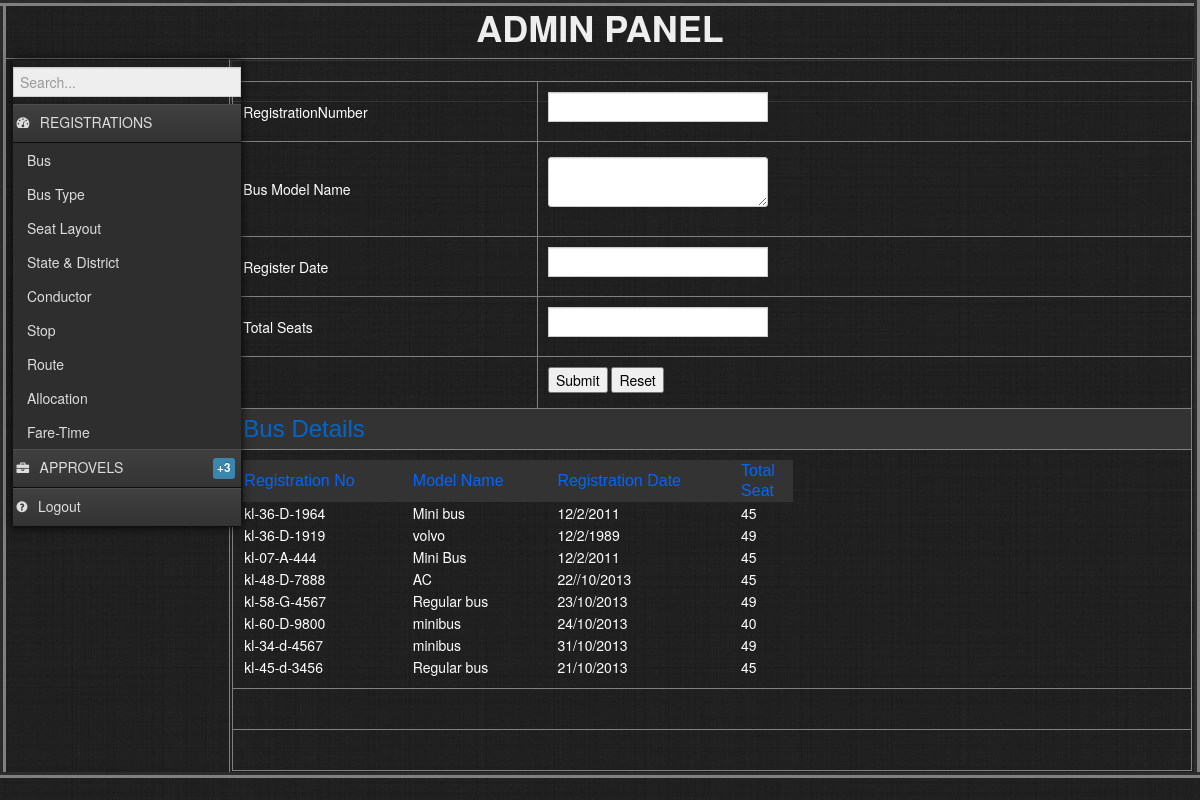
/busbk/adminpanel.php?val=2, run on the app's committed database.
### tables this page shows
CREATE TABLE IF NOT EXISTS `tb_bus` (
  `bus_id` int(11) NOT NULL AUTO_INCREMENT,
  `bus_regno` varchar(45) DEFAULT NULL,
  `bus_modelname` varchar(45) DEFAULT NULL,
  `bus_regdate` varchar(45) DEFAULT NULL,
  `bus_totalseats` int(11) DEFAULT NULL,
  PRIMARY KEY (`bus_id`)
);

### busbk/connection/DB_Functions.php (called while the page is built, shortened)
<?php
class DB_Functions
{
public function select_bus()
	{
	    $qry="select bus_id,bus_regno,bus_modelname,bus_regdate,bus_totalseats from tb_bus";
        $result1= mysql_query($qry);
		$i=0;
		while($row=mysql_fetch_array($result1)){
			$rows[$i]['bus_id']=$row['bus_id'];
			$rows[$i]['bus_regno']=$row['bus_regno'];
			$rows[$i]['bus_modelname']=$row['bus_modelname'];
			$rows[$i]['bus_regdate']=$row['bus_regdate'];
			$rows[$i]['bus_totalseats']=$row['bus_totalseats'];
			$i++;
		}
			if(is_array($rows) && count($rows) >0){
				return $rows;
			}else{
				return array();
			}
	}
}
?>

### busbk/adminpages/bus.php (the view, shortened to what this page needs)
<form id="bus_reg_form" name="bus_reg_form" method="post" action="">
  <table width="100%" border="1" align="left" cellpadding="10">
    <tr>
      <td width="149">RegistrationNumber </td>
      <td width="344"><input name="txt_registerno" type="text" id="txt_registerno" size="35" /></td>
    </tr>
    <tr>
      <td>Bus Model Name </td>
      <td><label></label>
          <p>
            <textarea name="txt_busmodel" cols="35" id="txt_busmodel"></textarea>
            <br />
        </p></td>
    </tr>
    <tr>
      <td>Register Date </td>
      <td><input name="txt_registerdate" type="text" id="txt_registerdate" size="35" /></td>
    </tr>
    <tr>
      <td>Total Seats </td>
      <td><input name="txt_totalseats" type="text" id="txt_totalseats" size="35" /></td>
    </tr>
    <tr>
      <td>&nbsp;</td>
      <td><label>
        <input type="submit" name="btn_submit" value="Submit" id="btn_submit" />
        <input name="btn_reset" type="reset" id="btn_reset" value="Reset" />
      </label></td>
    </tr>
    <tr id="w">
      <td colspan="2">Bus Details</td>
    </tr>
    <tr>
      <td colspan="2"><table width="550" border="0">
        <tr id="hed">
          <td width="153">Registration No</td>
          <td width="131">Model Name</td>
          <td width="167">Registration Date</td>
          <td width="47">Total Seat</td>
        </tr>
         <?php
		   $res=$db->select_bus();
		   for ($i=0;$i<count($res);$i++){
          ?>
        <tr>
          <td><?php echo $res[$i]['bus_regno'];?></td>
          <td><?php echo $res[$i]['bus_modelname'];?></td>
          <td><?php echo $res[$i]['bus_regdate'];?></td>
          <td><?php echo $res[$i]['bus_totalseats'];?></td>
        </tr>
        <?php
		   }
		?>
      </table></td>
    </tr>
    <tr>
      <td colspan="2">&nbsp;</td>
    </tr>
    <tr>
      <td colspan="2">&nbsp;</td>
    </tr>
  </table>
</form>

### busbk/adminpanel.php (shortened to what this page needs)
<!DOCTYPE html PUBLIC "-//W3C//DTD XHTML 1.0 Transitional//EN" "http://www.w3.org/TR/xhtml1/DTD/xhtml1-transitional.dtd">
<html xmlns="http://www.w3.org/1999/xhtml">
<head>
<link rel="stylesheet" type="text/css" href="style.css"/>
</head>
<body>
<?php
include('/connection/DB_Functions.php');
$db=new DB_Functions();
?>
<table width="100%" border="6">
  <tr>
    <td colspan="2"><div align="center"><h1>ADMIN PANEL</h1></div></td>
  </tr>
  <tr>
    <td height="630" valign="top" style="width: 19%">
    <?php
	include('adminmenu.php');
	?>
    </td>
    <td width="89%"  valign="top">
    <div id="cnt">
     <?php
	 if(isset($_GET['val'])){
	if($_GET['val']!="")
	{
	switch($_GET['val'])
	{
	case 2:
	include("/adminpages/bus.php");
	break;
	}
	}
	 }
	?>
    </div>
    </td>
  </tr>
</table>
</body>
</html>

### busbk/adminmenu.php (shortened to what this page needs)
<!DOCTYPE html PUBLIC "-//W3C//DTD XHTML 1.0 Transitional//EN" "http://www.w3.org/TR/xhtml1/DTD/xhtml1-transitional.dtd">
<html xmlns="http://www.w3.org/1999/xhtml">
<head>
    <link rel="stylesheet" type="text/css" href="lib/bootstrap/css/bootstrap.css">
    <link rel="stylesheet" type="text/css" href="stylesheets/theme.css">
    <link rel="stylesheet" href="lib/font-awesome/css/font-awesome.css">
</head>
<body class="">
    <div class="sidebar-nav">
        <form class="search form-inline">
            <input type="text" placeholder="Search...">
        </form>
        <a href="#dashboard-menu" class="nav-header" data-toggle="collapse"><i class="icon-dashboard"></i>REGISTRATIONS</a>
        <ul id="dashboard-menu" class="nav nav-list collapse in">
            <li><a href="adminpanel.php?val=2">Bus</a></li>
            <li ><a href="adminpanel.php?val=4">Bus Type</a></li>
            <li ><a href="adminpanel.php?val=7">Seat Layout</a></li>
            <li ><a href="adminpanel.php?val=10">State  & District</a></li>
             <li ><a href="adminpanel.php?val=11">Conductor</a></li>
            <li ><a href="adminpanel.php?val=8">Stop</a></li>
            <li ><a href="adminpanel.php?val=3">Route</a></li>
            <li ><a href="adminpanel.php?val=9">Allocation</a></li>
              <li ><a href="adminpanel.php?val=5">Fare-Time</a></li>
        </ul>
        <a href="#accounts-menu" class="nav-header" data-toggle="collapse"><i class="icon-briefcase"></i>APPROVELS<span class="label label-info">+3</span></a>
        <a href="index.php" class="nav-header" ><i class="icon-question-sign"></i>Logout</a>
    </div>
  </body>
</html>

### busbk/css/style.css (style rules this page uses)
body { background-image:url(../images/bg.jpg); background-repeat:repeat-x; }

### busbk/stylesheets/theme.css (style rules this page uses)
body { background: #222; background-image: url('../images/black-Linen.png'); background-position: initial initial; background-repeat: initial initial; margin: 0px; padding: 0px; }
h1 { margin-top: 0px; color: #eee; }
.sidebar-nav { width: 228px; position: absolute; float: left; border-top: none; border-left: none; -webkit-box-shadow: 0px 0px 10px rgba(0, 0, 0, 0.9); -moz-box-shadow: 0px 0px 10px rgba(0, 0, 0, 0.9); box-shadow: 0px 0px 10px rgba(0, 0, 0, 0.9); margin: 0em 6px; }
.sidebar-nav form.search { padding: .5em 0em; padding-right: 1em; margin: 0em; }
.sidebar-nav form.search input { background: #eee; margin: 0px auto; position: relative; width: 100%; }
.sidebar-nav .nav-header { border-top: 1px solid #4d4d4d; border-bottom: 1px solid #0d0d0d; border-left: none; color: #ddd; display: block; background: #333333; background: -webkit-gradient(linear, left bottom, left top, color-stop(0, #333333), color-stop(1, #404040)); background: -ms-linear-gradient(bottom, #333333, #404040); background: -moz-linear-gradient(center bottom, #333333 0%, #404040 100%); background: -o-linear-gradient(bottom, #333333, #404040); filter: progid:dximagetransform.microsoft.gradient(startColorStr='#e6e6e6', EndColorStr='#ffffff'); -ms-filter: "progid:DXImageTransform.Microsoft.gradient(startColorStr='#404040',EndColorStr='#333333')"; font-weight: bold; font-weight: normal; font-size: 1em; line-height: 2.5em; padding: 0em .25em; margin-bottom: 0px; text-shadow: none; text-transform: none; }
.sidebar-nav .nav-header .label { float: right; margin-top: .5em; margin-right: .25em; line-height: 1.5em; }
.sidebar-nav .nav-header .label { float: right; margin-top: .7em; line-height: 1.5em; }
.sidebar-nav .nav-header i[class^="icon-"] { margin-right: .75em; }
.sidebar-nav .nav-list { margin: 0px; background: #2e2e2e; border: 0px; }
.sidebar-nav .nav-list > li > a { color: #ddd; text-shadow: none; padding: .5em 1em; }
.sidebar-nav .nav-list.collapse { border-bottom: 0px; }
input[type="text"], input[type="password"] { -webkit-border-radius: 0px; -moz-border-radius: 0px; border-radius: 0px; -moz-background-clip: padding; -webkit-background-clip: padding-box; background-clip: padding-box; }

### busbk/adminpanel.php (style rules this page uses)
#cnt { border: thin solid #333333; color: #FFFFFF; }
#w { font-family: Arial, Helvetica, sans-serif; font-size: x-large; color: #06C; background-color: #333; }
#hed { font-family: Arial, Helvetica, sans-serif; font-size: medium; color: #06F; background-color: #333; }

### data on the page
tb_bus: bus_regno "kl-36-D-1964", bus_modelname "Mini bus", bus_regdate "12/2/2011", bus_totalseats "45"
tb_bus: bus_regno "kl-36-D-1919", bus_modelname "volvo", bus_regdate "12/2/1989", bus_totalseats "49"
tb_bus: bus_regno "kl-07-A-444", bus_modelname "Mini Bus", bus_regdate "12/2/2011", bus_totalseats "45"
tb_bus: bus_regno "kl-48-D-7888", bus_modelname "AC", bus_regdate "22//10/2013", bus_totalseats "45"
tb_bus: bus_regno "kl-58-G-4567", bus_modelname "Regular bus", bus_regdate "23/10/2013", bus_totalseats "49"
tb_bus: bus_regno "kl-60-D-9800", bus_modelname "minibus", bus_regdate "24/10/2013", bus_totalseats "40"
tb_bus: bus_regno "kl-34-d-4567", bus_modelname "minibus", bus_regdate "31/10/2013", bus_totalseats "49"
tb_bus: bus_regno "kl-45-d-3456", bus_modelname "Regular bus", bus_regdate "21/10/2013", bus_totalseats "45"
